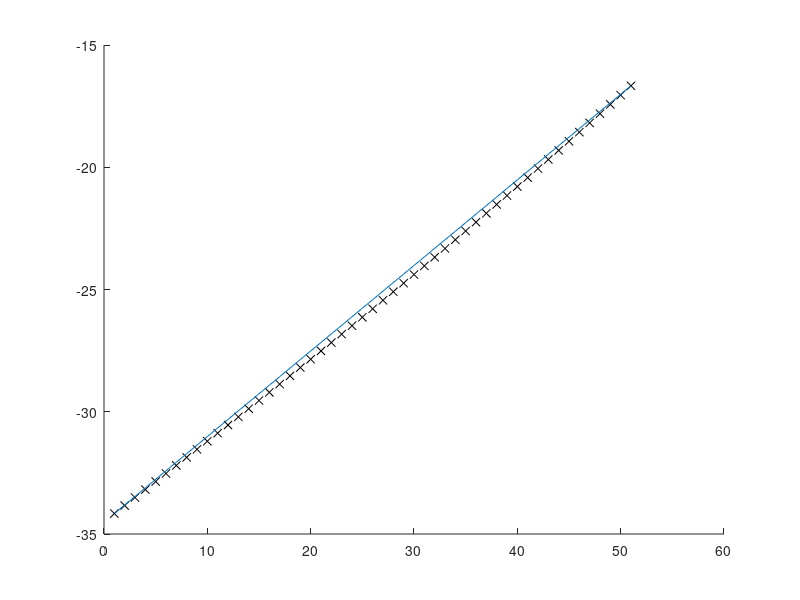

Write MATLAB code to recreate this figure.
%% Playing with fourier for unwrapping
Angles = linspace(0,2*pi,360);
Eqn = @(a, b, phi, x) sqrt(a.^2 * cos(x + phi).^2 + b.^2 * sin(x + phi).^2);

%% Recover phase information
Maj = 100;
Min = 50;
Data = Eqn(Maj, Min, Angles', Angles);

Freq = fft(Data,[],2);

Phase = unwrap(angle(Freq(:,3)))/2;

figure(3)
hold on
plot(1:360,Angles,'xk')
plot(1:360,Phase,'r','LineWidth',3)
hold off
%% Recover amplitude information
Maj = 50:100;
Min = 50;
Data = Eqn(Maj', Min', 0, Angles);

Freq = fft(Data,[],2);

Amp = sqrt(abs(Freq(:,1)));%abs(Freq(:,3))/90;
Ys = Maj'+Min -linspace(Amp(1),Amp(end),51)';

figure(3)
clf
hold on
plot(1:51, (Maj+Min) - Amp', 'xk')
plot(1:51, Ys)
%plot(1:51, Amp,'r','LineWidth',3)



